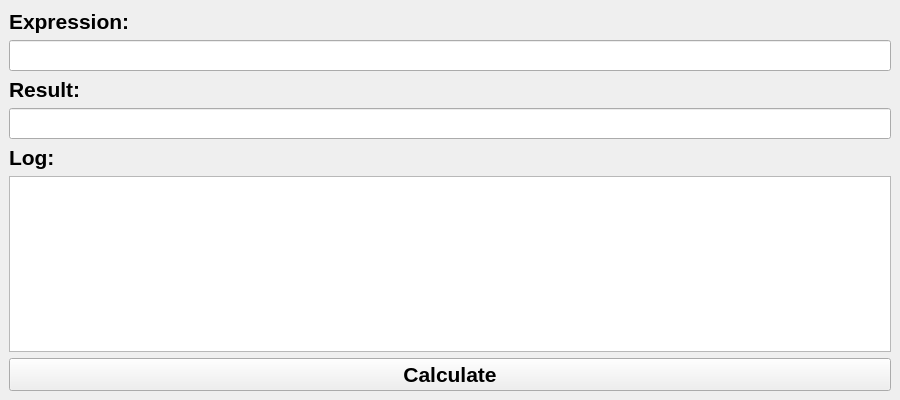
<?xml version="1.0" encoding="UTF-8"?>
<ui version="4.0">
 <class>MainWindow</class>
 <widget class="QMainWindow" name="MainWindow">
  <property name="geometry">
   <rect>
    <x>0</x>
    <y>0</y>
    <width>900</width>
    <height>400</height>
   </rect>
  </property>
  <property name="windowTitle">
   <string>MainWindow</string>
  </property>
  <widget class="QWidget" name="centralwidget">
   <layout class="QVBoxLayout" name="verticalLayout">
    <item>
     <widget class="QLabel" name="lb_expression">
      <property name="font">
       <font>
        <pointsize>16</pointsize>
        <bold>true</bold>
       </font>
      </property>
      <property name="text">
       <string>Expression:</string>
      </property>
     </widget>
    </item>
    <item>
     <widget class="QLineEdit" name="le_expression">
      <property name="font">
       <font>
        <family>Segoe UI</family>
        <pointsize>14</pointsize>
        <bold>false</bold>
       </font>
      </property>
     </widget>
    </item>
    <item>
     <widget class="QLabel" name="lb_result">
      <property name="font">
       <font>
        <pointsize>16</pointsize>
        <bold>true</bold>
       </font>
      </property>
      <property name="text">
       <string>Result:</string>
      </property>
     </widget>
    </item>
    <item>
     <widget class="QLineEdit" name="le_result">
      <property name="font">
       <font>
        <pointsize>14</pointsize>
        <bold>false</bold>
       </font>
      </property>
     </widget>
    </item>
    <item>
     <widget class="QLabel" name="label_3">
      <property name="font">
       <font>
        <pointsize>16</pointsize>
        <bold>true</bold>
       </font>
      </property>
      <property name="text">
       <string>Log:</string>
      </property>
     </widget>
    </item>
    <item>
     <widget class="QTextEdit" name="te_log">
      <property name="font">
       <font>
        <pointsize>14</pointsize>
        <bold>true</bold>
       </font>
      </property>
     </widget>
    </item>
    <item>
     <widget class="QPushButton" name="pb_calculate">
      <property name="font">
       <font>
        <pointsize>16</pointsize>
        <bold>true</bold>
       </font>
      </property>
      <property name="text">
       <string>Calculate</string>
      </property>
     </widget>
    </item>
   </layout>
  </widget>
 </widget>
 <resources/>
 <connections/>
</ui>
